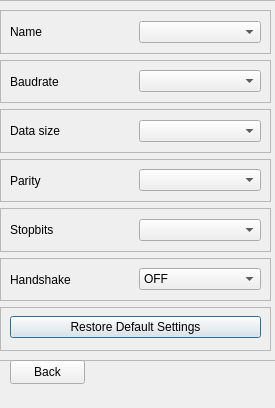
<?xml version="1.0" encoding="UTF-8"?>
<ui version="4.0">
 <class>Dialog</class>
 <widget class="QDialog" name="Dialog">
  <property name="geometry">
   <rect>
    <x>0</x>
    <y>0</y>
    <width>275</width>
    <height>408</height>
   </rect>
  </property>
  <property name="windowTitle">
   <string>Port setting</string>
  </property>
  <widget class="QFrame" name="frame_6">
   <property name="geometry">
    <rect>
     <x>-10</x>
     <y>0</y>
     <width>291</width>
     <height>361</height>
    </rect>
   </property>
   <property name="minimumSize">
    <size>
     <width>241</width>
     <height>230</height>
    </size>
   </property>
   <property name="frameShape">
    <enum>QFrame::StyledPanel</enum>
   </property>
   <property name="frameShadow">
    <enum>QFrame::Raised</enum>
   </property>
   <layout class="QVBoxLayout" name="verticalLayout_2">
    <item>
     <widget class="QFrame" name="frame_3">
      <property name="frameShape">
       <enum>QFrame::StyledPanel</enum>
      </property>
      <property name="frameShadow">
       <enum>QFrame::Raised</enum>
      </property>
      <layout class="QHBoxLayout" name="horizontalLayout_2">
       <item>
        <widget class="QLabel" name="label_comboBox_ports">
         <property name="text">
          <string>Name</string>
         </property>
        </widget>
       </item>
       <item>
        <widget class="QComboBox" name="comboBox_ports">
         <property name="whatsThis">
          <string>&lt;html&gt;&lt;head/&gt;&lt;body&gt;&lt;p&gt;Отображаются только доступные порты&lt;/p&gt;&lt;p&gt;&lt;br/&gt;&lt;/p&gt;&lt;/body&gt;&lt;/html&gt;</string>
         </property>
        </widget>
       </item>
      </layout>
     </widget>
    </item>
    <item>
     <widget class="QFrame" name="frame_4">
      <property name="frameShape">
       <enum>QFrame::StyledPanel</enum>
      </property>
      <property name="frameShadow">
       <enum>QFrame::Raised</enum>
      </property>
      <layout class="QHBoxLayout" name="horizontalLayout_6">
       <item>
        <widget class="QLabel" name="label_send_5">
         <property name="text">
          <string>Bаudrate</string>
         </property>
        </widget>
       </item>
       <item>
        <widget class="QComboBox" name="speed_bod">
         <property name="enabled">
          <bool>true</bool>
         </property>
         <property name="whatsThis">
          <string>&lt;html&gt;&lt;head/&gt;&lt;body&gt;&lt;p&gt;Отображаются только доступные порты&lt;/p&gt;&lt;p&gt;&lt;br/&gt;&lt;/p&gt;&lt;/body&gt;&lt;/html&gt;</string>
         </property>
        </widget>
       </item>
      </layout>
     </widget>
    </item>
    <item>
     <widget class="QFrame" name="frame_9">
      <property name="frameShape">
       <enum>QFrame::StyledPanel</enum>
      </property>
      <property name="frameShadow">
       <enum>QFrame::Raised</enum>
      </property>
      <layout class="QHBoxLayout" name="horizontalLayout_8">
       <item>
        <widget class="QLabel" name="label_data_size">
         <property name="text">
          <string>Data size</string>
         </property>
        </widget>
       </item>
       <item>
        <widget class="QComboBox" name="data_size">
         <property name="whatsThis">
          <string>&lt;html&gt;&lt;head/&gt;&lt;body&gt;&lt;p&gt;Отображаются только доступные порты&lt;/p&gt;&lt;p&gt;&lt;br/&gt;&lt;/p&gt;&lt;/body&gt;&lt;/html&gt;</string>
         </property>
        </widget>
       </item>
      </layout>
     </widget>
    </item>
    <item>
     <widget class="QFrame" name="frame_5">
      <property name="frameShape">
       <enum>QFrame::StyledPanel</enum>
      </property>
      <property name="frameShadow">
       <enum>QFrame::Raised</enum>
      </property>
      <layout class="QHBoxLayout" name="horizontalLayout_3">
       <item>
        <widget class="QLabel" name="label_parity_check">
         <property name="text">
          <string>Parity</string>
         </property>
        </widget>
       </item>
       <item>
        <widget class="QComboBox" name="parity_check">
         <property name="whatsThis">
          <string>&lt;html&gt;&lt;head/&gt;&lt;body&gt;&lt;p&gt;Отображаются только доступные порты&lt;/p&gt;&lt;p&gt;&lt;br/&gt;&lt;/p&gt;&lt;/body&gt;&lt;/html&gt;</string>
         </property>
        </widget>
       </item>
      </layout>
     </widget>
    </item>
    <item>
     <widget class="QFrame" name="frame">
      <property name="frameShape">
       <enum>QFrame::StyledPanel</enum>
      </property>
      <property name="frameShadow">
       <enum>QFrame::Raised</enum>
      </property>
      <layout class="QHBoxLayout" name="horizontalLayout_4" stretch="1,1">
       <property name="leftMargin">
        <number>9</number>
       </property>
       <property name="topMargin">
        <number>9</number>
       </property>
       <property name="rightMargin">
        <number>9</number>
       </property>
       <property name="bottomMargin">
        <number>9</number>
       </property>
       <item>
        <widget class="QLabel" name="label_stop_bits">
         <property name="text">
          <string>Stopbits</string>
         </property>
        </widget>
       </item>
       <item>
        <widget class="QComboBox" name="stop_bits">
         <property name="whatsThis">
          <string>&lt;html&gt;&lt;head/&gt;&lt;body&gt;&lt;p&gt;Отображаются только доступные порты&lt;/p&gt;&lt;p&gt;&lt;br/&gt;&lt;/p&gt;&lt;/body&gt;&lt;/html&gt;</string>
         </property>
        </widget>
       </item>
      </layout>
     </widget>
    </item>
    <item>
     <widget class="QFrame" name="frame_2">
      <property name="frameShape">
       <enum>QFrame::StyledPanel</enum>
      </property>
      <property name="frameShadow">
       <enum>QFrame::Raised</enum>
      </property>
      <layout class="QHBoxLayout" name="horizontalLayout_5">
       <item>
        <widget class="QLabel" name="label_flow_control">
         <property name="text">
          <string>Handshake</string>
         </property>
        </widget>
       </item>
       <item>
        <widget class="QComboBox" name="flow_control">
         <property name="whatsThis">
          <string>&lt;html&gt;&lt;head/&gt;&lt;body&gt;&lt;p&gt;Отображаются только доступные порты&lt;/p&gt;&lt;p&gt;&lt;br/&gt;&lt;/p&gt;&lt;/body&gt;&lt;/html&gt;</string>
         </property>
         <item>
          <property name="text">
           <string>OFF</string>
          </property>
         </item>
         <item>
          <property name="text">
           <string>RTS/CTS</string>
          </property>
         </item>
         <item>
          <property name="text">
           <string>Xon/Xoff</string>
          </property>
         </item>
        </widget>
       </item>
      </layout>
     </widget>
    </item>
    <item>
     <widget class="QFrame" name="frame_7">
      <property name="frameShape">
       <enum>QFrame::StyledPanel</enum>
      </property>
      <property name="frameShadow">
       <enum>QFrame::Raised</enum>
      </property>
      <layout class="QVBoxLayout" name="verticalLayout_3">
       <property name="topMargin">
        <number>6</number>
       </property>
       <item>
        <widget class="QPushButton" name="but_default">
         <property name="text">
          <string>Restore Default Settings</string>
         </property>
        </widget>
       </item>
      </layout>
     </widget>
    </item>
   </layout>
  </widget>
  <widget class="QWidget" name="layoutWidget">
   <property name="geometry">
    <rect>
     <x>0</x>
     <y>0</y>
     <width>2</width>
     <height>2</height>
    </rect>
   </property>
   <layout class="QVBoxLayout" name="verticalLayout"/>
  </widget>
  <widget class="QPushButton" name="backButton">
   <property name="geometry">
    <rect>
     <x>10</x>
     <y>360</y>
     <width>75</width>
     <height>24</height>
    </rect>
   </property>
   <property name="text">
    <string>Back</string>
   </property>
  </widget>
 </widget>
 <resources/>
 <connections/>
</ui>
